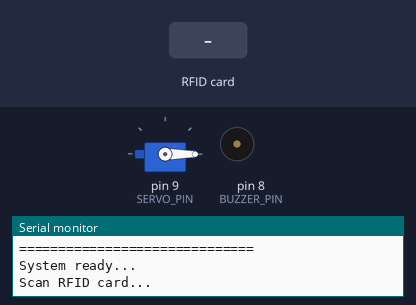
Recording of a program running on a simulated Arduino Mega 2560, built with avr-gcc and run on an emulated ATmega2560. Shown: servo, buzzer (waves = sounding), the last lines printed to the serial monitor. The test bench sets the inputs (shaded band).

Above: at 1.9 s.
2.0 s: RFID card 17 61 95 31 held to the reader
At 3.6 s:
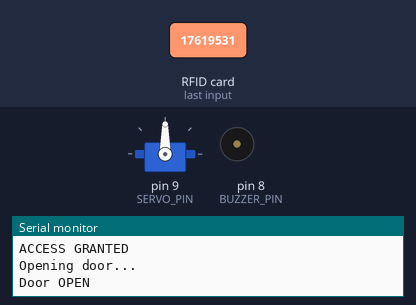
4.0 s: RFID card 46 2B D1 3E held to the reader
At 4.36 s:
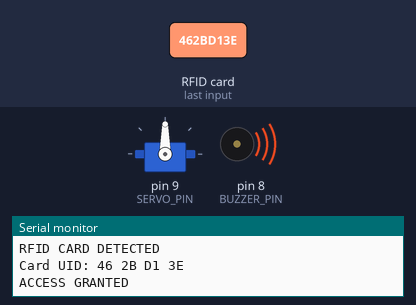
5.9 s: RFID card 5E 7A 19 C4 held to the reader
At 9.3 s:
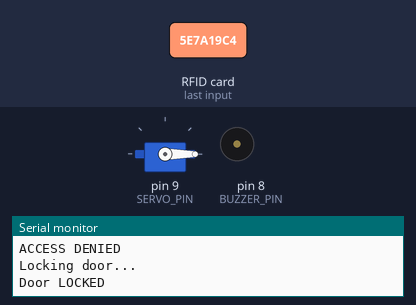
Timing chart, 0 to 10.8 s (numbered marks = the images above; inputs shaded):
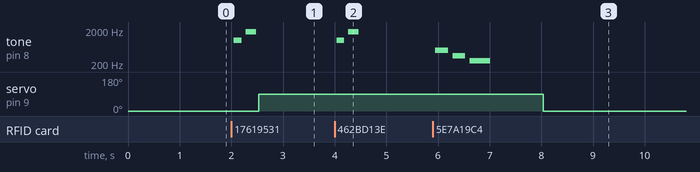

Measured:
- after the input at 2.0 s, tone on pin 8 (BUZZER_PIN): silent → 1000 Hz after 0.05 s, → silent 0.15 s later, → 1800 Hz 0.08 s later, → silent 0.20 s later; servo on pin 9 (SERVO_PIN): 0° → 90° after 0.53 s
- after the input at 4.0 s, tone on pin 8 (BUZZER_PIN): silent → 1000 Hz at once, → silent 0.15 s later, → 1800 Hz 0.08 s later, → silent 0.20 s later
- after the input at 5.9 s, tone on pin 8 (BUZZER_PIN): plays 500 Hz for 0.25 s, 350 Hz for 0.25 s, 250 Hz for 0.40 s, starting after 0.05 s

The program:

main.cpp
```cpp
#include <Arduino.h>
#include <SPI.h>
#include <MFRC522.h>
#include <Servo.h>

// ================= PIN CONFIGURATION =================
#define SS_PIN       53
#define RST_PIN      5

#define SERVO_PIN    9
#define BUZZER_PIN   8

// ================= RFID =================
MFRC522 rfid(SS_PIN, RST_PIN);

// ================= SERVO =================
Servo servoMotor;

const int SERVO_OPEN_ANGLE   = 90;
const int SERVO_CLOSED_ANGLE = 0;

// ================= DOOR =================
const unsigned long DOOR_OPEN_DURATION = 5000;

unsigned long unlockTime = 0;
bool doorIsOpen = false;

// ================= AUTHORIZED UIDs =================
// REPLACE THESE WITH YOUR REAL CARD UIDs

byte authorizedUID1[] = {0x17, 0x61, 0x95, 0x31};
byte authorizedUID2[] = {0x46, 0x2B, 0xD1, 0x3E};


// ================= FUNCTION PROTOTYPES =================
void accessGrantedSound();
void accessDeniedSound();
bool isAuthorized();
bool compareUID(byte *uid1, byte size1, byte *uid2, byte size2);
void openDoor();
void lockDoor();

// ================= SETUP =================
void setup() {

  Serial.begin(9600);

  // Buzzer
  pinMode(BUZZER_PIN, OUTPUT);
  digitalWrite(BUZZER_PIN, LOW);

  // Servo
  servoMotor.attach(SERVO_PIN);

  // Start in locked position
  servoMotor.write(SERVO_CLOSED_ANGLE);
  delay(500);

  // RFID
  SPI.begin();
  rfid.PCD_Init();

  delay(100);

  Serial.println("==============================");
  Serial.println(" RFID SMART DOOR SYSTEM");
  Serial.println("==============================");
  Serial.println("System ready...");
  Serial.println("Scan RFID card...");
}

// ================= MAIN LOOP =================
void loop() {

  // Automatically lock after 5 seconds
  if (doorIsOpen &&
      millis() - unlockTime >= DOOR_OPEN_DURATION) {

    lockDoor();
  }

  // Check for RFID card
  if (!rfid.PICC_IsNewCardPresent()) {
    return;
  }

  if (!rfid.PICC_ReadCardSerial()) {
    return;
  }

  Serial.println();
  Serial.println("------------------------------");
  Serial.println("RFID CARD DETECTED");

  // Print UID
  Serial.print("Card UID: ");

  for (byte i = 0; i < rfid.uid.size; i++) {

    if (rfid.uid.uidByte[i] < 0x10) {
      Serial.print("0");
    }

    Serial.print(rfid.uid.uidByte[i], HEX);

    if (i < rfid.uid.size - 1) {
      Serial.print(" ");
    }
  }

  Serial.println();

  // Check authorization
  if (isAuthorized()) {

    Serial.println("ACCESS GRANTED");

    // Different sound for accepted card
    accessGrantedSound();

    // Open only if currently closed
    if (!doorIsOpen) {
      openDoor();
    }

  } else {

    Serial.println("ACCESS DENIED");

    // Different sound for rejected card
    accessDeniedSound();
  }

  // Stop RFID communication
  rfid.PICC_HaltA();
  rfid.PCD_StopCrypto1();

  delay(300);
}

// ================= ACCESS GRANTED SOUND =================
// Two high-pitched ascending tones

void accessGrantedSound() {

  tone(BUZZER_PIN, 1000);
  delay(150);
  noTone(BUZZER_PIN);

  delay(80);

  tone(BUZZER_PIN, 1800);
  delay(200);
  noTone(BUZZER_PIN);

  delay(50);
}

// ================= ACCESS DENIED SOUND =================
// Three low-pitched descending tones

void accessDeniedSound() {

  tone(BUZZER_PIN, 500);
  delay(250);
  noTone(BUZZER_PIN);

  delay(80);

  tone(BUZZER_PIN, 350);
  delay(250);
  noTone(BUZZER_PIN);

  delay(80);

  tone(BUZZER_PIN, 250);
  delay(400);
  noTone(BUZZER_PIN);
}

// ================= RFID AUTHORIZATION =================

bool isAuthorized() {

  if (
    compareUID(
      rfid.uid.uidByte,
      rfid.uid.size,
      authorizedUID1,
      sizeof(authorizedUID1)
    )
  ) {
    return true;
  }

  if (
    compareUID(
      rfid.uid.uidByte,
      rfid.uid.size,
      authorizedUID2,
      sizeof(authorizedUID2)
    )
  ) {
   byte authorizedUID1[] = {0x17, 0x61, 0x95, 0x31};
byte authorizedUID2[] = {0x46, 0x2B, 0xD1, 0x3E};
 return true;
  }

  return false;
}

// ================= COMPARE UID =================

bool compareUID(
  byte *uid1,
  byte size1,
  byte *uid2,
  byte size2
) {

  if (size1 != size2) {
    return false;
  }

  for (byte i = 0; i < size1; i++) {

    if (uid1[i] != uid2[i]) {
      return false;
    }
  }

  return true;
}

// ================= OPEN DOOR =================

void openDoor() {

  Serial.println("Opening door...");

  // Move servo
  servoMotor.write(SERVO_OPEN_ANGLE);

  delay(500);

  doorIsOpen = true;
  unlockTime = millis();

  Serial.println("Door OPEN");
}

// ================= LOCK DOOR =================

void lockDoor() {

  Serial.println("Locking door...");

  servoMotor.write(SERVO_CLOSED_ANGLE);

  delay(500);

  doorIsOpen = false;

  Serial.println("Door LOCKED");
}
```
